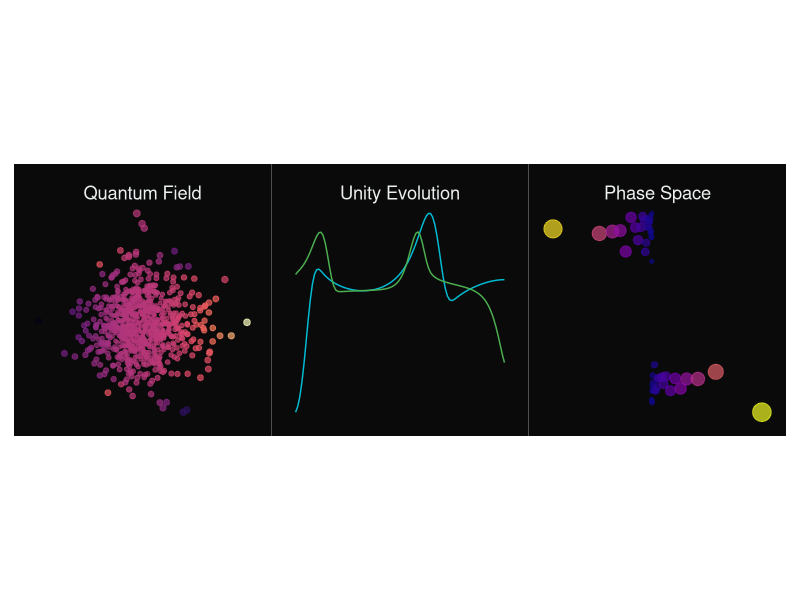
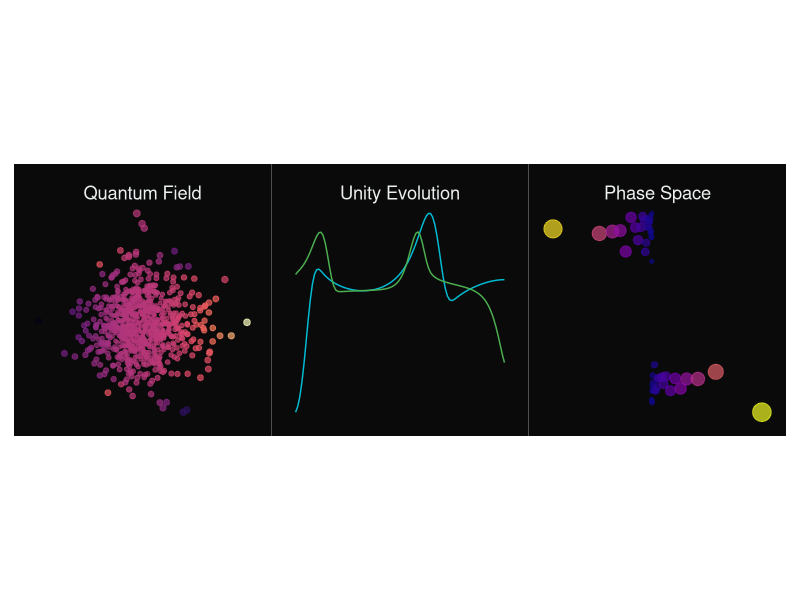

These charts were generated, in order, by the following R code:
# Unity Manifold: Where Mathematics Dreams
# "In the space between dimensions, truth emerges."

# ---- Core Architecture ----
library(tidyverse)
library(ggplot2)
library(viridis)
library(patchwork)

#' Quantum Field Generator
#' Manifests unity through probability spaces
generate_quantum_field <- function(n = 1000, phi = (1 + sqrt(5))/2) {
  tibble(
    alpha = rnorm(n) * exp(-abs(rnorm(n)/phi)),
    beta = rnorm(n) * exp(-abs(rnorm(n)/phi))
  ) %>%
    mutate(
      psi = (alpha * cos(beta) + 1i * beta * sin(alpha))/phi,
      unity = (abs(psi)^2 * sign(Re(psi))) / max(abs(psi)^2),
      phase = atan2(Im(psi), Re(psi)) / pi,
      radius = sqrt(alpha^2 + beta^2) / max(sqrt(alpha^2 + beta^2)),
      meta_index = ntile(unity, 49)
    ) %>%
    arrange(meta_index)
}

#' Unity Field Evolution
#' Tracks system evolution through phase space
generate_unity_field <- function(quantum_field, steps = 100) {
  field_matrix <- matrix(
    quantum_field$unity[1:(7*7)],
    nrow = 7, ncol = 7, byrow = TRUE
  )
  
  tibble(
    time = 1:steps,
    field_strength = accumulate(1:steps, 
                                ~.x * cos(.y/10) + sin(.y/7), 
                                .init = sum(field_matrix)
    )[-1],
    coherence = accumulate(1:steps,
                           ~.x * sin(.y/7) + cos(.y/10),
                           .init = mean(abs(field_matrix))
    )[-1]
  )
}

#' Phase Space Analysis
#' Reveals emergent patterns in unity field
analyze_phase_space <- function(quantum_field) {
  quantum_field %>%
    group_by(meta_index) %>%
    summarise(
      mean_unity = mean(unity),
      phase_coherence = sd(phase),
      field_strength = sum(abs(unity)),
      .groups = 'drop'
    )
}

#' Visualization System
#' Creates three synchronized views of unity
visualize_unity <- function(quantum_field, unity_field, phase_data) {
  # 1. Quantum Field Manifestation
  p1 <- ggplot(quantum_field, aes(x = alpha, y = beta)) +
    geom_point(aes(color = unity, size = radius), alpha = 0.7) +
    scale_color_viridis(limits = c(-1, 1), option = "magma") +
    scale_size_continuous(range = c(0.1, 2)) +
    coord_fixed(ratio = 1) +
    theme_void() +
    theme(
      plot.background = element_rect(fill = "#0a0a0a", color = NA),
      panel.background = element_rect(fill = "#0a0a0a", color = NA),
      plot.title = element_text(color = "#ECF0F1", hjust = 0.5),
      legend.position = "none"
    ) +
    labs(title = "Quantum Field")
  
  # 2. Unity Evolution
  p2 <- ggplot(unity_field, aes(x = time)) +
    geom_line(aes(y = field_strength), color = "#00BCD4", size = 0.5) +
    geom_line(aes(y = coherence), color = "#4CAF50", size = 0.5) +
    theme_void() +
    theme(
      plot.background = element_rect(fill = "#0a0a0a", color = NA),
      panel.background = element_rect(fill = "#0a0a0a", color = NA),
      plot.title = element_text(color = "#ECF0F1", hjust = 0.5)
    ) +
    labs(title = "Unity Evolution")
  
  # 3. Phase Space Patterns
  p3 <- ggplot(phase_data, aes(x = mean_unity, y = phase_coherence)) +
    geom_point(aes(size = field_strength, color = field_strength), alpha = 0.7) +
    scale_color_viridis(option = "plasma") +
    theme_void() +
    theme(
      plot.background = element_rect(fill = "#0a0a0a", color = NA),
      panel.background = element_rect(fill = "#0a0a0a", color = NA),
      plot.title = element_text(color = "#ECF0F1", hjust = 0.5),
      legend.position = "none"
    ) +
    labs(title = "Phase Space")
  
  # Compose final visualization
  unified_plot <- p1 + p2 + p3 +
    plot_layout(ncol = 3) &
    theme(plot.margin = margin(t = 10, r = 10, b = 10, l = 10))
  
  return(unified_plot)
}

# ---- Execute Reality ----
# Generate quantum foundation
quantum_field <- generate_quantum_field(1000)

# Evolution through time
unity_field <- generate_unity_field(quantum_field)

# Phase space analysis
phase_data <- analyze_phase_space(quantum_field)

# Create and display unified visualization
final_visualization <- visualize_unity(
  quantum_field, 
  unity_field,
  phase_data
)

# Display the visualization
print(final_visualization)

# Save for posterity
ggsave(
  "unity_manifold.png",
  plot = final_visualization,
  width = 18, height = 6,
  bg = "#0a0a0a",
  dpi = 300
)

# ---- Final Reflection ----
cat("
In the dance of dimensions,
Where quantum meets infinity,
Three windows reveal one truth:
1 + 1 = 1

- Mathematical Poetry, v1.1
")